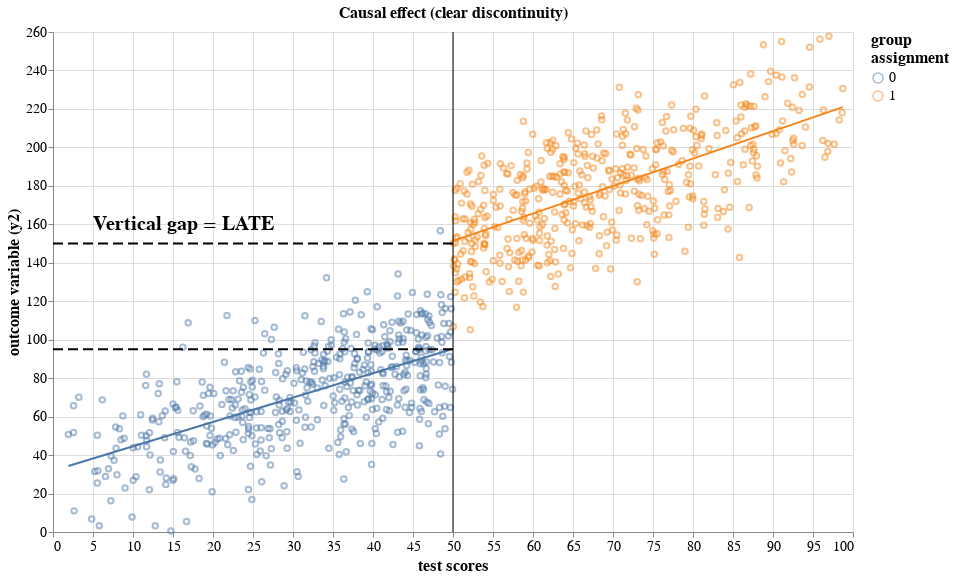

Source (notebook cell):
### Markdown cell above
### Create plot showing regression discontinuity with causal effect at cutoff ($c=50$)

### Code cell
chart = alt.Chart(
    test_scores,
    title="Causal effect (clear discontinuity)"
).mark_point(opacity=.5).encode(
    x = alt.X("score:Q", title = "test scores"),
    y = alt.Y("y2:Q", title = 'outcome variable (y2)'),
    color = alt.Color("D:N",title = ["group","assignment"]),
    tooltip = [
        alt.Tooltip("score:Q", format='.2f'),
        alt.Tooltip("y2:Q", title='outcome var', format='.2f'),
    ]
).properties(width=800, height=500)

sep_lines = chart + chart.transform_regression("score", "y2", groupby=['D']).mark_line(size=2)

top_line = alt.Chart(
    annotation_df[annotation_df['line']=='top']
).mark_line(color='black', strokeDash=[10,5]).encode(
    x = "x:Q",
    y = 'y:Q'
)

bottom_line = alt.Chart(
    annotation_df[annotation_df['line']=='bottom']
).mark_line(color='black', strokeDash=[10,5]).encode(
    x = "x:Q",
    y = 'y:Q'
)

text = alt.Chart(text_df).mark_text(align='left', fontSize=20, fontWeight='bold').encode(
    x = 'x:Q',
    y = 'y:Q',
    text = 'text:N',
    
)

vert_df = pd.DataFrame({
        'x' : [50],
    })
vert = alt.Chart(vert_df).mark_rule(color='black').encode(
    x = 'x:Q',
)

final = alt.layer(sep_lines, top_line, bottom_line, text, vert)


final.configure_title(
    fontSize=16,
).configure_axis(
    titleFontSize=16,
    labelFontSize=14
).configure_legend(
    titleFontSize=16,
    labelFontSize=14
)

### Figure 1 — Vega-Lite specification as saved in the notebook (floating-point values rounded to 4 significant figures; data arrays with more than 128 entries replaced by an {"elided": "..."} marker saying what was removed)
{"config": {"view": {"continuousWidth": 400, "continuousHeight": 300}, "axis": {"labelFontSize": 14, "titleFontSize": 16}, "legend": {"labelFontSize": 14, "titleFontSize": 16}, "title": {"fontSize": 16}}, "layer": [{"layer": [{"mark": {"type": "point", "opacity": 0.5}, "encoding": {"color": {"type": "nominal", "field": "D", "title": ["group", "assignment"]}, "tooltip": [{"type": "quantitative", "field": "score", "format": ".2f"}, {"type": "quantitative", "field": "y2", "format": ".2f", "title": "outcome var"}], "x": {"type": "quantitative", "field": "score", "title": "test scores"}, "y": {"type": "quantitative", "field": "y2", "title": "outcome variable (y2)"}}, "height": 500, "title": "Causal effect (clear discontinuity)", "width": 800}, {"mark": {"type": "line", "size": 2}, "encoding": {"color": {"type": "nominal", "field": "D", "title": ["group", "assignment"]}, "tooltip": [{"type": "quantitative", "field": "score", "format": ".2f"}, {"type": "quantitative", "field": "y2", "format": ".2f", "title": "outcome var"}], "x": {"type": "quantitative", "field": "score", "title": "test scores"}, "y": {"type": "quantitative", "field": "y2", "title": "outcome variable (y2)"}}, "height": 500, "title": "Causal effect (clear discontinuity)", "transform": [{"on": "score", "regression": "y2", "groupby": ["D"]}], "width": 800}], "data": {"name": "data-deaf26b05a036189325e5669e755cc53"}}, {"data": {"name": "data-78c83c1869bf15829b8cf82f31e21569"}, "mark": {"type": "line", "color": "black", "strokeDash": [10, 5]}, "encoding": {"x": {"type": "quantitative", "field": "x"}, "y": {"type": "quantitative", "field": "y"}}}, {"data": {"name": "data-db2d3dead382e0d161b3ec1fcc41b27e"}, "mark": {"type": "line", "color": "black", "strokeDash": [10, 5]}, "encoding": {"x": {"type": "quantitative", "field": "x"}, "y": {"type": "quantitative", "field": "y"}}}, {"data": {"name": "data-7d562e83f7752fb4634afddc7072989e"}, "mark": {"type": "text", "align": "left", "fontSize": 20, "fontWeight": "bold"}, "encoding": {"text": {"type": "nominal", "field": "text"}, "x": {"type": "quantitative", "field": "x"}, "y": {"type": "quantitative", "field": "y"}}}, {"data": {"name": "data-32e7088c39eccda2511c088fc6795087"}, "mark": {"type": "rule", "color": "black"}, "encoding": {"x": {"type": "quantitative", "field": "x"}}}], "$schema": "https://vega.github.io/schema/vega-lite/v4.8.1.json", "datasets": {"data-deaf26b05a036189325e5669e755cc53": {"elided": "937 records"}, "data-78c83c1869bf15829b8cf82f31e21569": [{"line": "top", "x": 0, "y": 150}, {"line": "top", "x": 50, "y": 150}], "data-db2d3dead382e0d161b3ec1fcc41b27e": [{"line": "bottom", "x": 0, "y": 95}, {"line": "bottom", "x": 50, "y": 95}], "data-7d562e83f7752fb4634afddc7072989e": [{"text": "Vertical gap = LATE", "x": 5, "y": 160}], "data-32e7088c39eccda2511c088fc6795087": [{"x": 50}]}}
